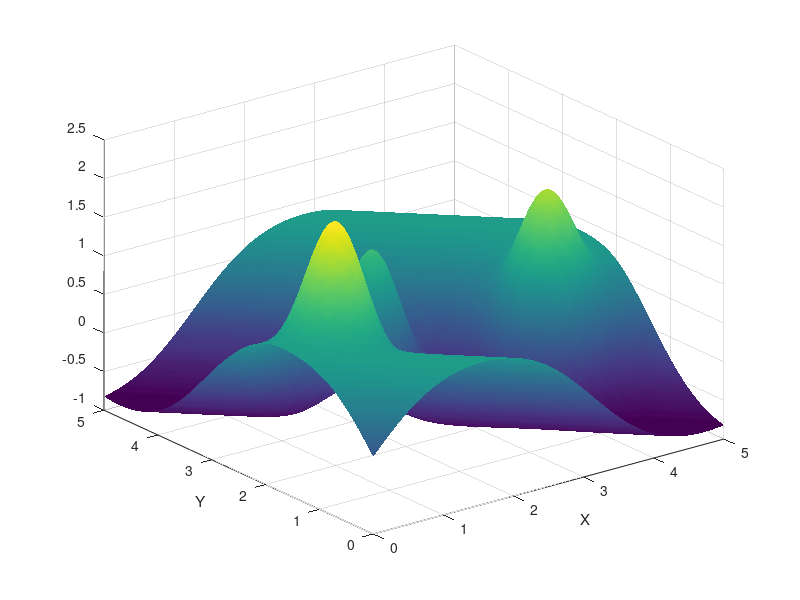

Reproduce this figure in MATLAB. (Note: this script raises an error after producing the figure.)
format long;
g = @(x,y) 2.0*(exp(-4.0*((x - 2.2).^2 + (y - 2.9).^2)) + exp(-4.0*((x - 1.0).^2 + (y - 2.0).^2)) + exp(-3.3*((x - 4.0).^2 + (y - 2.0).^2)));
f = @(x,y) sin(sin(x + y)) + g(x,y);

int0do5 = linspace(0,5,101);
[xx,yy] = ndgrid(int0do5,int0do5);
vrednostiNaObmocju = f(xx,yy);

surf(xx,yy,vrednostiNaObmocju,'edgecolor','none');
xlabel('X'), ylabel('Y');
shading interp;

[maxVrstica,maxX_i] = max(vrednostiNaObmocju);
[najvecjaNaObmocju,maxY_i] = max(maxVrstica);
x_i = int0do5(maxX_i(maxY_i));
y_i = int0do5(maxY_i);
T = [x_i,y_i,najvecjaNaObmocju]
normT = norm(T,2)

vredZaYEnak0 = f(int0do5,linspace(0,0,101));
najmanjsaRazd = inf;
najblizjaTocka = [0;0;0];
referencna = [pi;1;1];
for i = 1:101
	trenutnaTocka = [int0do5(i);0;vredZaYEnak0(i)];
	razdalija = norm(referencna - trenutnaTocka,2);
	if razdalija < najmanjsaRazd
		najblizjaTocka = trenutnaTocka;
		najmanjsaRazd = razdalija;
	end
end
najmanjsaRazd

inxNizjihOd0_5 = vrednostiNaObmocju < 0.5;
napolnjeneDoline = vrednostiNaObmocju;
napolnjeneDoline(inxNizjihOd0_5) = 0.5; 
novaPovprecnaVisina = mean(mean(napolnjeneDoline))

[z1,i,j] = najvisjaNaObmocju(vrednostiNaObmocju(10:30,30:50));
M_1 = [int0do5(i + 9);int0do5(j + 29);z1];
[z2,i,j] = najvisjaNaObmocju(vrednostiNaObmocju(40:50,50:70));
M_2 = [int0do5(i + 39);int0do5(j + 49);z2];
[z3,i,j] = najvisjaNaObmocju(vrednostiNaObmocju(70:90,30:50));
M_3 = [int0do5(i + 69);int0do5(j + 29);z3];
skupnaDolzinaMostov = norm(M_1 - M_2,2) + norm(M_2 - M_3,2) + norm(M_1 - M_3,2)

surf(xx,yy,napolnjeneDoline,'edgecolor','none');
xlabel('X'), ylabel('Y');
shading interp;
hold on;
plot3(M_1(1),M_1(2),M_1(3),'d');
plot3(M_2(1),M_2(2),M_2(3),'d');
plot3(M_3(1),M_3(2),M_3(3),'d');

fCalc = @(x) f(x(1),x(2));
x0 = [3,4 + 1/sqrt(3)];
koordinateNajnizja = fmincon(@(x)fCalc(x),x0,[],[],[],[],[],[],@elipsaEq);
najnizjaTocka = f(koordinateNajnizja(1),koordinateNajnizja(2));
koordinateNajvisje = fmincon(@(x)-fCalc(x),x0,[],[],[],[],[],[],@elipsaEq);
najvisjaTocka = f(koordinateNajvisje(1),koordinateNajvisje(2));
razlikaMedEkstremoma = najvisjaTocka - najnizjaTocka

function [cneq,ceq] = elipsaEq(x)
	elipsa = @(x,y) 2*(x - 3).^2 + 3*(y - 4).^2 - 1;
	cneq = [];
	ceq = elipsa(x(1),x(2));
end

function [maxVred,i,j] = najvisjaNaObmocju(obmocje)
	[maxVrstica,maxX_i] = max(obmocje);
	[najvecjaNaObmocju,maxY_i] = max(maxVrstica);
	j = maxY_i;
	i = maxX_i(j);
	maxVred = najvecjaNaObmocju;
end